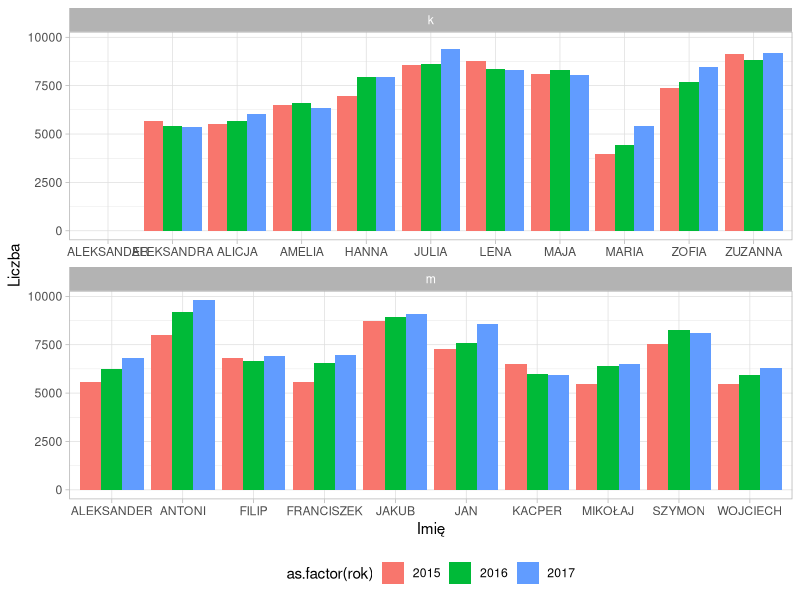

Write R code to recreate this figure.
# https://www.gov.pl/cyfryzacja/dodatkowe-materialy

library(tidyverse)
library(openxlsx)

r15m <- read.xlsx("data/imiona_2015r.xlsx", sheet = "m") %>%
  mutate(rok=2015,
         plec="m")

r15k <- read.xlsx("data/imiona_2015r.xlsx", sheet = "k") %>%
  mutate(rok=2015,
         plec="k")

r16m <- read.xlsx("data/imiona_2016r.xlsx", sheet = "m") %>%
  mutate(rok=2016,
         plec="m")

r16k <- read.xlsx("data/imiona_2016r.xlsx", sheet = "k") %>%
  mutate(rok=2016,
         plec="k")

r17m <- read.xlsx("data/imiona_2017r.xlsx", sheet = "m") %>%
  mutate(rok=2017,
         plec="m")

r17k <- read.xlsx("data/imiona_2017r.xlsx", sheet = "k") %>%
  mutate(rok=2017,
         plec="k")

imie_m <- union(r15m, union(r16m, r17m))
imie_k <- union(r15k, union(r16k, r17k))
imiona <- union(imie_m, imie_k)

save(imiona, file = "data/imiona.RData")

top_m <- top_n(r17m, 10, liczba) %>% .$imie
top_k <- top_n(r17k, 10, liczba) %>% .$imie

imiona %>%
  filter(imie %in% c(top_m, top_k)) %>%
  ggplot(., aes(x=imie, y=liczba, fill=as.factor(rok))) + 
  geom_bar(position = position_dodge(), stat = "identity") +
  facet_wrap(~ plec, scales = "free_x", nrow = 2) + 
  theme_light() +
  xlab("Imię") + ylab("Liczba") +
  theme(legend.position = "bottom")